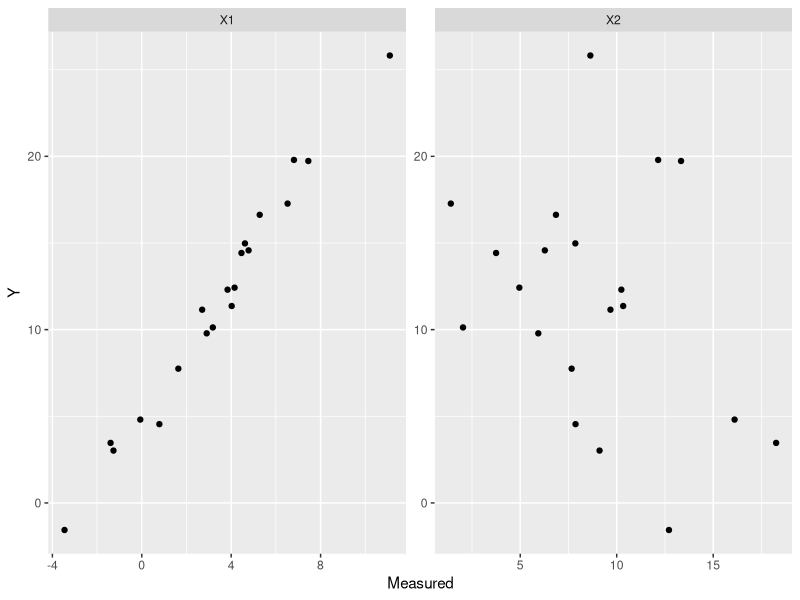
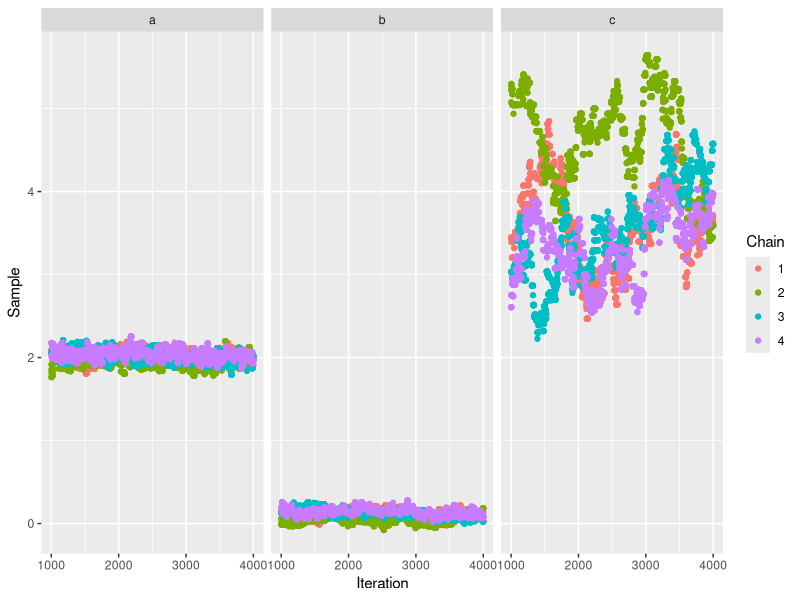
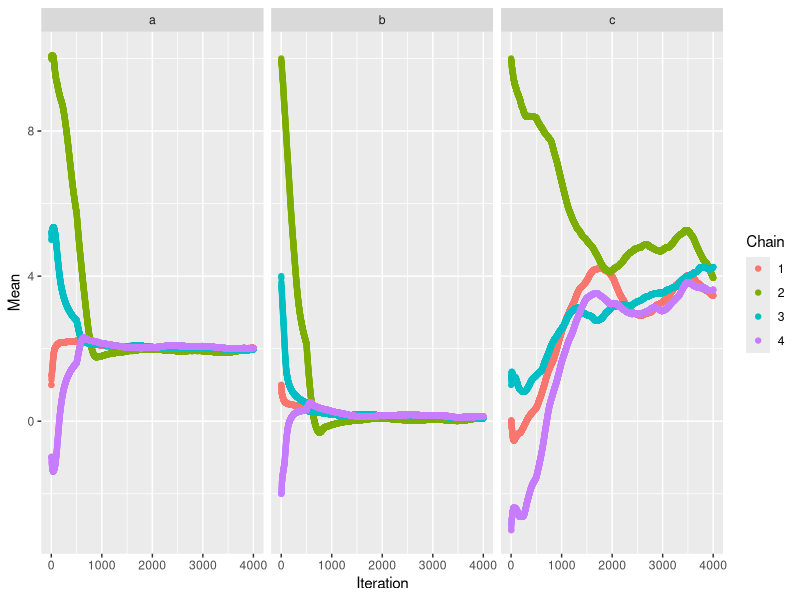

R code for these plots, in order:
## ---- chunk 1
data <- (function() {
    N_samples <- 20
    X1 <- rnorm(N_samples, mean = 3, sd = 3)
    X2 <- rnorm(N_samples, mean = 10, sd = 4)
    return(tibble::tibble(
        X1 = X1,
        X2 = X2,
        Y = rnorm(N_samples, mean = 2 * X1 + 5, sd = 1)
    ))
})()

data |>
    tidyr::pivot_longer(cols = c("X1", "X2"), names_to = "Variable", values_to = "Measured") |>
    ggplot2::ggplot(ggplot2::aes(x = Measured, y = Y)) +
    ggplot2::geom_point() +
    ggplot2::facet_wrap(~Variable, scale = "free")
## ---- chunk 2
initial_samples <- list(
    c(a = 1, b = 1, c = 0),
    c(a = 10, b = 10, c = 10),
    c(a = 5, b = 4, c = 1),
    c(a = -1, b = -2, c = -3)
)
number_samples <- 4000
proposal_sd <- 2^-3

log_posterior <- function(x) {
    a <- x[1]
    b <- x[2]
    c <- x[3]
    mu <- a * data$X1 + b * data$X2 + c
    return(sum(dnorm(x = data$Y, mean = mu, sd = 1, log = TRUE)))
}

transition_kernel <- function(current) {
    proposed <- current + rnorm(3, 0, proposal_sd)
    log_acceptance_criteria <- log_posterior(proposed) +
        sum(dnorm(current, proposed, proposal_sd, log = TRUE)) -
        log_posterior(current) -
        sum(dnorm(proposed, current, proposal_sd, log = TRUE))
    if (log(runif(1, 0, 1)) > log_acceptance_criteria) {
        proposed <- current
    }
    return(proposed)
}

generate_mcmc_chain <- function(initial_sample) {
    return(
        purrr::accumulate(
            .x = 1:number_samples,
            .f = ~ transition_kernel(.x),
            .init = initial_sample
        )
    )
}

mcmc_chains <- purrr::map(
    .x = initial_samples,
    .f = ~ tibble::tibble(Sample = generate_mcmc_chain(.x)) |>
        dplyr::mutate(Iteration = dplyr::row_number())
) |>
    dplyr::bind_rows(.id = "Chain") |>
    tidyr::unnest_wider(Sample) |>
    tidyr::pivot_longer(cols = c("a", "b", "c"), values_to = "Sample", names_to = "Variable")


mcmc_chains |>
    dplyr::filter(Iteration > 1000) |>
    ggplot2::ggplot(ggplot2::aes(x = Iteration, y = Sample, color = Chain)) +
    ggplot2::geom_point() +
    ggplot2::facet_wrap(~Variable)
## ---- chunk 3
mcmc_chains |>
    dplyr::group_by(Variable, Chain) |>
    dplyr::arrange(Iteration, .by_group = TRUE) |>
    dplyr::mutate(Mean = slider::slide_dbl(Sample, mean, .before = 499)) |>
    ggplot2::ggplot(ggplot2::aes(x = Iteration, y = Mean, color = Chain)) +
    ggplot2::geom_point() +
    ggplot2::facet_wrap(~Variable)
